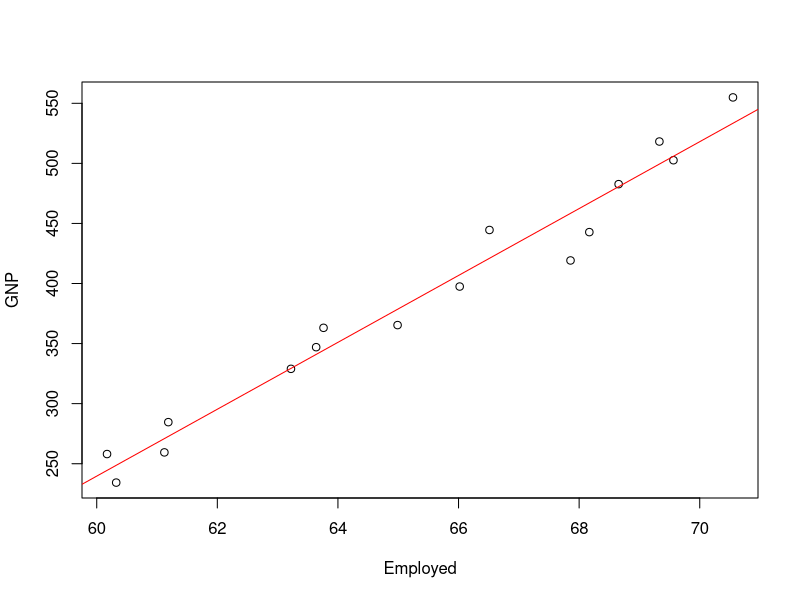

R code for this plot:
library(car)
require(car)

a<-vif(lm(GNP~Unemployed+Armed.Forces+Employed, data=longley))
#print(a)

full_model=lm(GNP~Unemployed+Armed.Forces+Employed, data=longley)
forward_model=step(full_model,direction = "forward")
#print(summary(forward_model))
#par(mfrow=c(2,2))
#plot(full_model)
#abline(full_model,col="red")

r1<-lm(longley$GNP~longley$Employed)
plot(longley$GNP~longley$Employed, xlab="Employed",ylab="GNP")
abline(r1, col="red")
